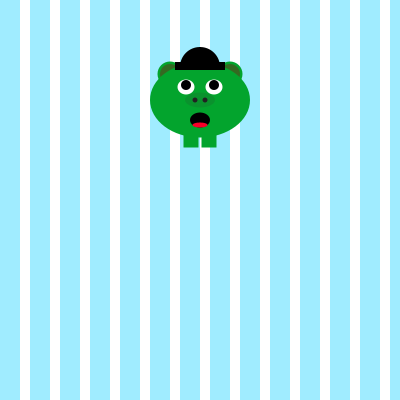
Frame 1 (no input)
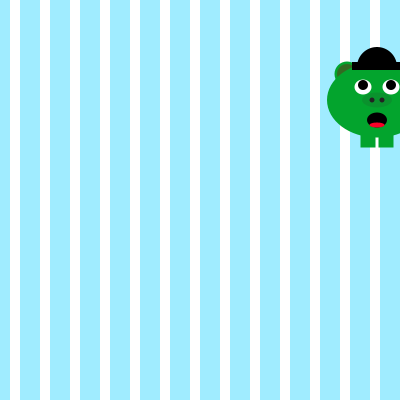
Frame 60 (the mouse pressed at the canvas centre just before this capture)
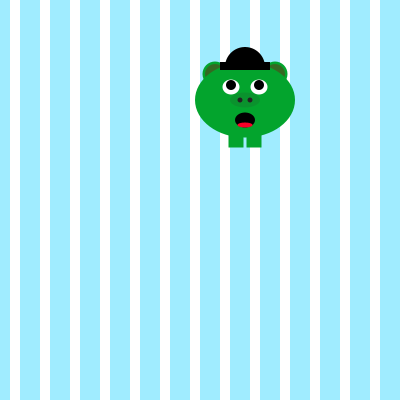
Frame 120 (the mouse held since frame 60 and released just before this capture)

The Processing sketch that drew these frames (run headless with seeded random() and noise(); from frame 60 on, the mouse is pressed at the canvas centre):

// Processing sketch: processing_127762
// ── processing_127762.pde

int monsterY = 100;
int cirkelX;
float cirkelY;
int richting;
int score;
boolean test;

float x =0;
int y =0;
int breedte =20;
int hoogte =800;
int spatie = 30;
int stop = 500;

void setup() {
 size(400,400);
 cirkelX=200;
 cirkelY=100;
 richting =3;
 score =0;
 test = false;
 }
 
 void draw() {
 background(255);
 noStroke(); 

//ACHTERGROND
for(int i=-22; i<stop; i=i+spatie){
  fill(160,236,255);
  rect(x,y,breedte,hoogte);
  x = x + spatie;}
  
  x = 0;
 
 //OREN
 if (test ==true){
    fill(3,117,164);}
 if (test ==false){
    fill(3,164,45);}
 ellipseMode(CENTER);
 ellipse(cirkelX-30,monsterY-26,25,25);
 ellipseMode(CENTER);
 ellipse(cirkelX+30,monsterY-26,25,25);
 if (test ==true){
 fill(1,64,130);}
  if (test ==false){
 fill(52,105,33);}
 ellipseMode(CENTER);
 ellipse(cirkelX-30,monsterY-26,20,20);
 ellipseMode(CENTER);
 ellipse(cirkelX+30,monsterY-26,20,20);
 
 //POTEN
 if (test ==true){
 fill(3,117,164);}
 if (test ==false){
 fill(3,164,45);}
 rectMode(CENTER);
 rect(cirkelX+9,monsterY+35,15,25);
 rect(cirkelX-9,monsterY+35,15,25);
 
 //HOOFD
 if (test ==true){
 fill(3,117,164);}
 if (test ==false){
 fill(3,164,45);}
 ellipseMode(CENTER);
 ellipse(cirkelX,monsterY,100,75);
 
  //OGEN
 fill(255);
  ellipse(cirkelX +14,monsterY+-13,17,15);
 ellipse(cirkelX -14,monsterY+-13,17,15);
  fill(0);
 ellipse(cirkelX +14,monsterY+-15,10,10);
 ellipse(cirkelX -14,monsterY+-15,10,10);
 
 //NEUS
 if (test ==true){
 fill(59,81,176);}
 if (test ==false){
 fill(10,146,45);}
 ellipseMode(CENTER);
 ellipse(cirkelX,monsterY,30,15);
 fill(34,34,34);
 ellipse(cirkelX-5,monsterY+0,5,5);
 ellipse(cirkelX+5,monsterY-0,5,5);
 
 //MOND
 fill(0);
 ellipse(cirkelX,monsterY +20,20,15);
 fill(249,0,41);
 ellipse(cirkelX,monsterY +25,15,5);
 
  //HOED
 fill(0);
 rect(cirkelX, monsterY+-34, 50, 8);
 fill(0);
 arc(cirkelX, monsterY+-33,40,40,-PI, 0);
 
 cirkelX = cirkelX +richting;
 
 if(cirkelX > 400 || cirkelX <0){
   richting= -richting;
  score = score+1;
   println(score);
   }
   
   if(score ==10){
     score =0;
     test = true;
   }

   
   println(test);
}
